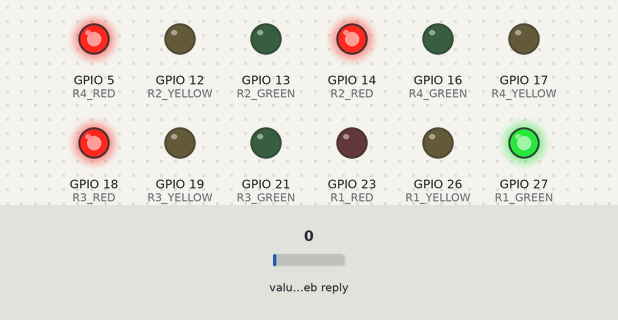
Simulated run of this sketch. Board: ESP32. Shown: output pins drawn as LEDs (lit = HIGH). The inputs (shaded band) are chosen by the test bench; at power-on: value in the web reply 0. WiFi joins after 1.5 s; servers stay silent unless stated; web services answer with replies made up by the test bench; what the sketch prints to the serial monitor is not drawn.

Above: at 6.7 s.
At 19.7 s:
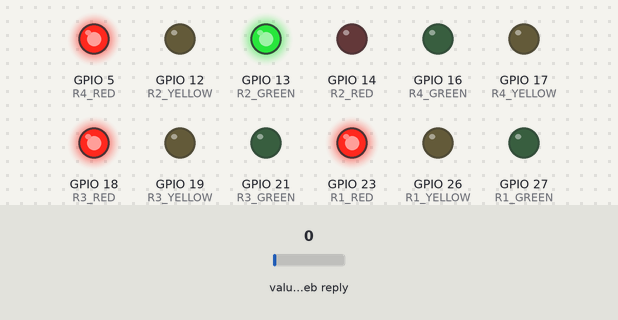
At 26.2 s:
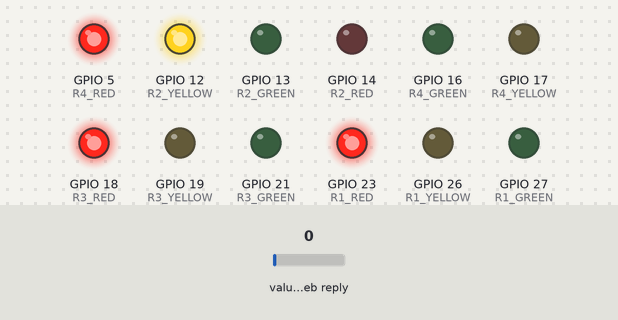
At 32.7 s:
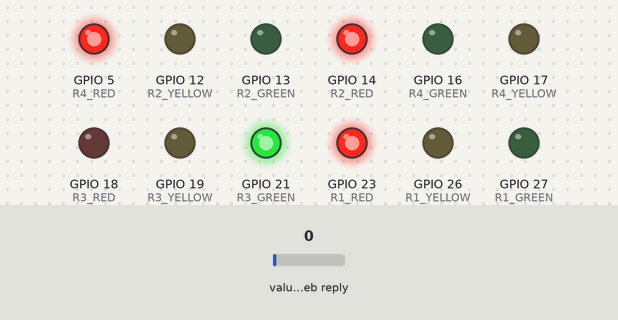
At 45.7 s:
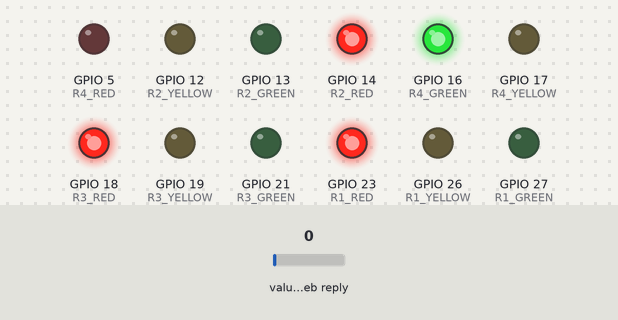
At 65.4 s:
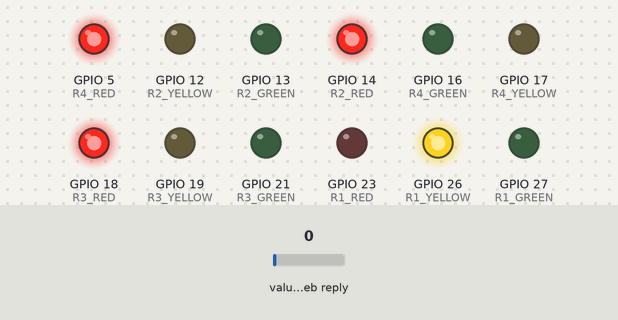
Timing chart, 0 to 69.4 s (numbered marks = the images above):
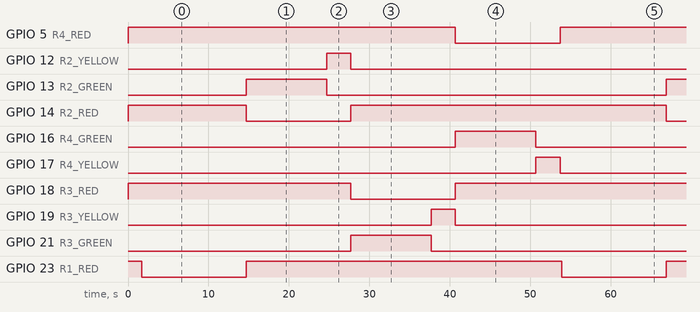

Measured:
- by itself, GPIO 5 (R4_RED), GPIO 14 (R2_RED), GPIO 18 (R3_RED), GPIO 23 (R1_RED): alternates HIGH for 39.2 s and LOW for 13.0 s
- by itself, GPIO 12 (R2_YELLOW), GPIO 17 (R4_YELLOW), GPIO 19 (R3_YELLOW), GPIO 26 (R1_YELLOW): alternates HIGH for 3.0 s and LOW for 49.2 s
- by itself, GPIO 13 (R2_GREEN), GPIO 16 (R4_GREEN), GPIO 21 (R3_GREEN), GPIO 27 (R1_GREEN): alternates HIGH for 10.0 s and LOW for 42.2 s

The sketch:

traffic_controller.ino
```cpp
/*
  Smart Traffic Light — ESP32 Controller (secured + fault-tolerant)
  ===================================================================
  Fixes vs. your working version:
    1. WiFi password + ThingSpeak key moved to secrets.h (not committed)
    2. HTTPS instead of HTTP (WiFiClientSecure)
    3. WiFi reconnect handling instead of silently running on stale data
    4. If the ThingSpeak read fails OR returns garbage, falls back to a
       SAFE DEFAULT timing plan instead of reusing whatever greenTime
       happened to be set last (this is the A6 "network failure" /
       "stale data" / "safe fallback" requirement)
    5. Vehicle count is validated (rejects negative / absurd / non-numeric)
    6. Read failures/successes are tracked so you know if the system has
       been running blind for too long

  NOTE ON HTTPS: this uses client.setInsecure(), which skips certificate
  validation. That's fine for a class project (still gets you TLS
  encryption of the traffic, not the cert-authenticity check), but if you
  want full certificate validation for A2, load ThingSpeak's root CA cert
  with client.setCACert(...) instead — ask me and I'll add that.
*/

#include <WiFi.h>
#include <WiFiClientSecure.h>
#include <HTTPClient.h>
#include "secrets.h"

// ===== ROAD 1 =====
#define R1_RED     23
#define R1_YELLOW  26
#define R1_GREEN   27
// ===== ROAD 2 =====
#define R2_RED     14
#define R2_YELLOW  12
#define R2_GREEN   13
// ===== ROAD 3 =====
#define R3_RED     18
#define R3_YELLOW  19
#define R3_GREEN   21
// ===== ROAD 4 =====
#define R4_RED     5
#define R4_YELLOW  17
#define R4_GREEN   16

// ===== SAFETY / FALLBACK CONFIG =====
const int SAFE_DEFAULT_GREEN_TIME_S = 15;   // used when a live reading can't be trusted
const int YELLOW_TIME_S = 3;
const int MAX_PLAUSIBLE_COUNT = 200;        // above this, treat the reading as garbage
const unsigned long WIFI_RECONNECT_TIMEOUT_MS = 10000;
const unsigned long HTTP_TIMEOUT_MS = 5000;
const int MAX_CONSECUTIVE_READ_FAILURES = 5; // after this many, force safe mode

int vehicleCount = 0;
int greenTime = SAFE_DEFAULT_GREEN_TIME_S;
int consecutiveReadFailures = 0;

// ===== GREEN TIME LOGIC =====
int calculateGreenTime(int count) {
  if (count <= 5) return 10;
  else if (count <= 10) return 20;
  else if (count <= 20) return 30;
  else return 40;
}

// ===== ALL RED FUNCTION =====
void allRed() {
  digitalWrite(R1_RED, HIGH);
  digitalWrite(R2_RED, HIGH);
  digitalWrite(R3_RED, HIGH);
  digitalWrite(R4_RED, HIGH);

  digitalWrite(R1_YELLOW, LOW);
  digitalWrite(R2_YELLOW, LOW);
  digitalWrite(R3_YELLOW, LOW);
  digitalWrite(R4_YELLOW, LOW);

  digitalWrite(R1_GREEN, LOW);
  digitalWrite(R2_GREEN, LOW);
  digitalWrite(R3_GREEN, LOW);
  digitalWrite(R4_GREEN, LOW);
}

// ===== ENSURE WIFI IS CONNECTED, WITH TIMEOUT =====
bool ensureWiFiConnected() {
  if (WiFi.status() == WL_CONNECTED) return true;

  Serial.print("WiFi not connected, reconnecting");
  WiFi.disconnect();
  WiFi.begin(WIFI_SSID, WIFI_PASSWORD);

  unsigned long start = millis();
  while (WiFi.status() != WL_CONNECTED && millis() - start < WIFI_RECONNECT_TIMEOUT_MS) {
    delay(300);
    Serial.print(".");
  }
  Serial.println();

  return WiFi.status() == WL_CONNECTED;
}

// ===== READ + VALIDATE VEHICLE COUNT FROM THINGSPEAK =====
// Returns true if a trustworthy new reading was obtained.
// On any failure, does NOT touch vehicleCount/greenTime — caller decides fallback.
bool tryReadVehicleCount(int &outCount) {
  if (!ensureWiFiConnected()) {
    Serial.println("WiFi unavailable, cannot read ThingSpeak.");
    return false;
  }

  WiFiClientSecure client;
  client.setInsecure();  // see header note re: cert validation

  HTTPClient http;
  http.setTimeout(HTTP_TIMEOUT_MS);

  String url = "https://api.thingspeak.com/channels/" + String(THINGSPEAK_CHANNEL_ID) +
               "/fields/1/last.txt?api_key=" + String(THINGSPEAK_READ_API_KEY);

  if (!http.begin(client, url)) {
    Serial.println("HTTP begin() failed.");
    return false;
  }

  int httpCode = http.GET();
  bool ok = false;

  if (httpCode == HTTP_CODE_OK) {
    String payload = http.getString();
    payload.trim();

    // Reject empty / non-numeric payloads instead of toInt()'s silent "0"
    bool isNumeric = payload.length() > 0;
    for (unsigned int i = 0; i < payload.length() && isNumeric; i++) {
      if (!isDigit(payload[i]) && !(i == 0 && payload[i] == '-')) isNumeric = false;
    }

    if (isNumeric) {
      int parsed = payload.toInt();
      if (parsed >= 0 && parsed <= MAX_PLAUSIBLE_COUNT) {
        outCount = parsed;
        ok = true;
      } else {
        Serial.print("Rejected implausible count: ");
        Serial.println(parsed);
      }
    } else {
      Serial.print("Rejected non-numeric payload: ");
      Serial.println(payload);
    }
  } else {
    Serial.print("HTTP GET failed, code: ");
    Serial.println(httpCode);
  }

  http.end();
  return ok;
}

// ===== ONE ROAD'S GREEN + YELLOW CYCLE =====
void runRoadCycle(int redPin, int yellowPin, int greenPin, int greenSeconds) {
  allRed();
  digitalWrite(redPin, LOW);
  digitalWrite(greenPin, HIGH);
  delay((unsigned long)greenSeconds * 1000UL);

  digitalWrite(greenPin, LOW);
  digitalWrite(yellowPin, HIGH);
  delay((unsigned long)YELLOW_TIME_S * 1000UL);

  digitalWrite(yellowPin, LOW);
  digitalWrite(redPin, HIGH);
}

void setup() {
  Serial.begin(115200);

  pinMode(R1_RED, OUTPUT); pinMode(R1_YELLOW, OUTPUT); pinMode(R1_GREEN, OUTPUT);
  pinMode(R2_RED, OUTPUT); pinMode(R2_YELLOW, OUTPUT); pinMode(R2_GREEN, OUTPUT);
  pinMode(R3_RED, OUTPUT); pinMode(R3_YELLOW, OUTPUT); pinMode(R3_GREEN, OUTPUT);
  pinMode(R4_RED, OUTPUT); pinMode(R4_YELLOW, OUTPUT); pinMode(R4_GREEN, OUTPUT);

  allRed();

  WiFi.begin(WIFI_SSID, WIFI_PASSWORD);
  Serial.print("Connecting WiFi");
  unsigned long start = millis();
  while (WiFi.status() != WL_CONNECTED && millis() - start < WIFI_RECONNECT_TIMEOUT_MS) {
    delay(500);
    Serial.print(".");
  }
  Serial.println(WiFi.status() == WL_CONNECTED ? "\nWiFi Connected" : "\nWiFi FAILED — starting in safe mode");
}

void loop() {
  int newCount;
  if (tryReadVehicleCount(newCount)) {
    vehicleCount = newCount;
    greenTime = calculateGreenTime(vehicleCount);
    consecutiveReadFailures = 0;

    Serial.print("Vehicle Count: "); Serial.println(vehicleCount);
    Serial.print("Green Time: "); Serial.println(greenTime);
  } else {
    consecutiveReadFailures++;
    Serial.print("Read failed (");
    Serial.print(consecutiveReadFailures);
    Serial.println(" in a row).");

    if (consecutiveReadFailures >= MAX_CONSECUTIVE_READ_FAILURES) {
      // Too many failures in a row — don't trust old data anymore, go safe.
      greenTime = SAFE_DEFAULT_GREEN_TIME_S;
      Serial.println("Too many consecutive failures — forcing SAFE DEFAULT timing.");
    }
    // else: keep using the last known-good greenTime for a few cycles,
    // rather than immediately flapping to default on a single blip.
  }

  runRoadCycle(R1_RED, R1_YELLOW, R1_GREEN, greenTime);
  runRoadCycle(R2_RED, R2_YELLOW, R2_GREEN, greenTime);
  runRoadCycle(R3_RED, R3_YELLOW, R3_GREEN, greenTime);
  runRoadCycle(R4_RED, R4_YELLOW, R4_GREEN, greenTime);
}
```

secrets.h
```cpp
// secrets.h
// =============================================================
// Put your real WiFi and ThingSpeak credentials in THIS file only.
// Add "secrets.h" to your .gitignore so it never gets committed
// or shared alongside the sketch.
//
// In Arduino IDE / PlatformIO, this file sits next to your .ino
// and gets #include'd — but stays out of git.
// =============================================================

#ifndef SECRETS_H
#define SECRETS_H

// ----- WiFi -----
const char* WIFI_SSID     = "mazx";
const char* WIFI_PASSWORD = "mazx.1910";   // <-- change this password too, it's been shared in plaintext already

// ----- ThingSpeak -----
// Use your NEW, rotated Read API key here (not the one shared earlier).
const char* THINGSPEAK_CHANNEL_ID = "3236956";
const char* THINGSPEAK_READ_API_KEY = "PUT_YOUR_ROTATED_READ_KEY_HERE";

#endif
```
